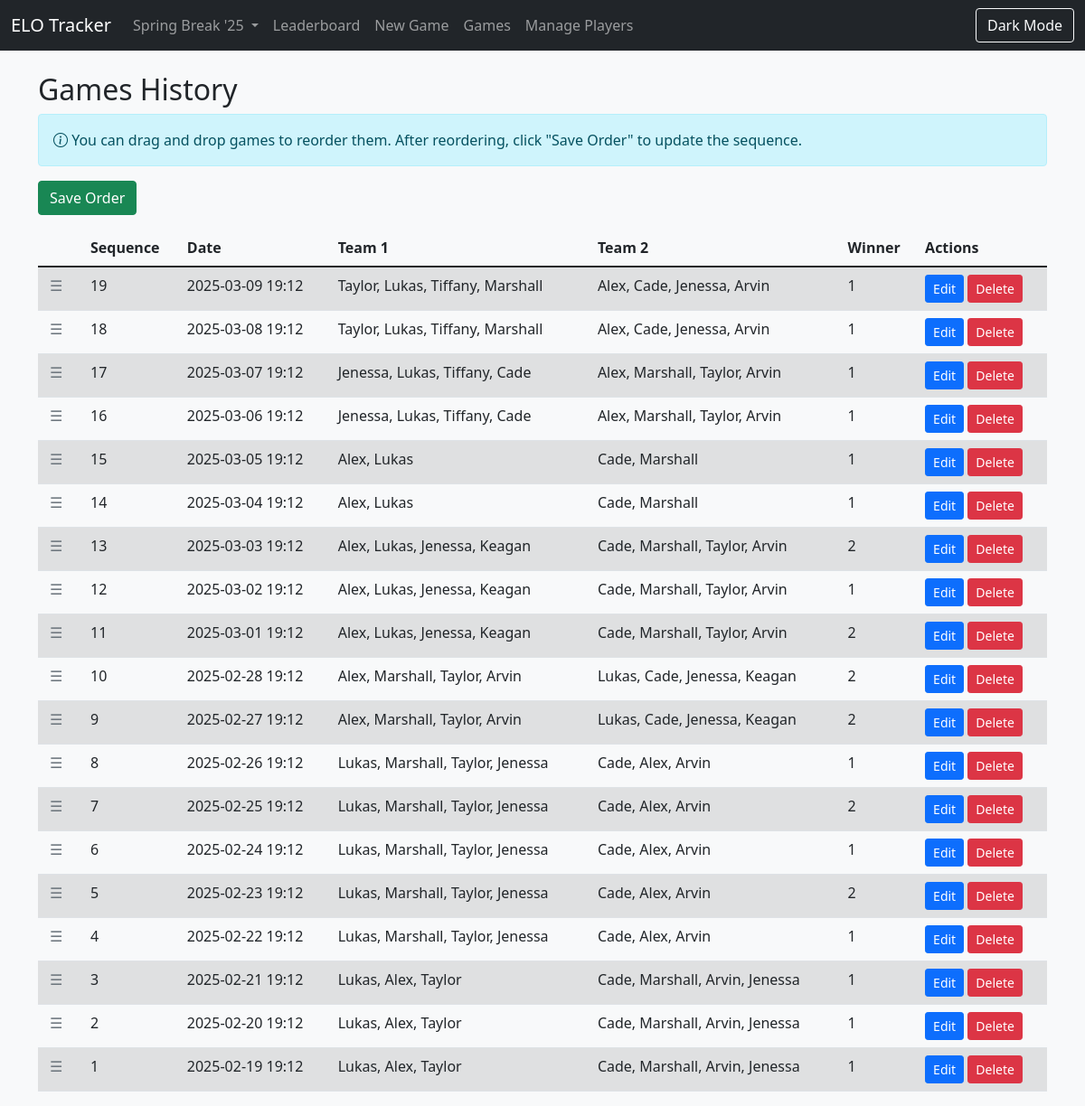
/games, run on the app's committed database.
### models.py (models this page shows)
class Series(db.Model):
    id = db.Column(db.Integer, primary_key=True)
    name = db.Column(db.String(80), nullable=False)
    description = db.Column(db.String(200))
    created_at = db.Column(db.DateTime, default=datetime.utcnow)
    players = db.relationship('Player', backref='series', lazy=True, cascade="all, delete-orphan")
    games = db.relationship('Game', backref='series', lazy=True, cascade="all, delete-orphan")

class Game(db.Model):
    id = db.Column(db.Integer, primary_key=True)
    date = db.Column(db.DateTime, default=datetime.utcnow)
    team1_players = db.Column(db.String(200))  # Store as comma-separated player IDs
    team2_players = db.Column(db.String(200))
    winner = db.Column(db.Integer)  # 1 or 2
    sequence = db.Column(db.Integer)  # To track game order for recalculation
    series_id = db.Column(db.Integer, db.ForeignKey('series.id'), nullable=False)

### app.py (the view)
@app.route('/games')
def games():
    series_id = session.get('current_series_id')
    current_series = Series.query.get(series_id)
    games_list = Game.query.filter_by(series_id=series_id).order_by(Game.sequence.desc()).all()
    players = Player.query.filter_by(series_id=series_id).all()
    players_dict = {str(p.id): p.name for p in players}
    formatted_games = []
    for game in games_list:
        team1_names = [players_dict.get(pid, "Unknown") for pid in game.team1_players.split(',')]
        team2_names = [players_dict.get(pid, "Unknown") for pid in game.team2_players.split(',')]
        formatted_games.append({
            'id': game.id,
            'date': game.date.strftime('%Y-%m-%d %H:%M') if game.date else "Unknown",
            'team1': ', '.join(team1_names),
            'team2': ', '.join(team2_names),
            'winner': game.winner,
            'sequence': game.sequence
        })
    all_series = Series.query.all()
    return render_template('games.html',
                          games=formatted_games,
                          current_series=current_series,
                          all_series=all_series)

### app.py (called while the page is built)
@app.before_request
def ensure_series_selected():
    if request.endpoint in ['static']:
        return
    if Series.query.count() == 0:
        default_series = Series(name="Default Series", description="Initial ranking series")
        db.session.add(default_series)
        db.session.commit()
    if 'current_series_id' not in session:
        default_series = Series.query.first()
        session['current_series_id'] = default_series.id

### templates/games.html (shortened to what this page needs)
{% extends "base.html" %}
{% block content %}
<h2>Games History</h2>
<div class="alert alert-info mb-3">
    <i class="bi bi-info-circle"></i> You can drag and drop games to reorder them. After reordering, click "Save Order" to update the sequence.
</div>
<div class="mb-3">
    <button id="save-order" class="btn btn-success">Save Order</button>
</div>
<table class="table table-striped" id="games-table">
    <thead>
        <tr>
            <th style="width: 50px"></th>
            <th>Sequence</th>
            <th>Date</th>
            <th>Team 1</th>
            <th>Team 2</th>
            <th>Winner</th>
            <th>Actions</th>
        </tr>
    </thead>
    <tbody id="sortable-games">
        {% for game in games %}
        <tr class="draggable" data-game-id="{{ game.id }}" data-sequence="{{ game.sequence }}">
            <td><span class="game-handle">&#9776;</span></td>
            <td class="sequence-number">{{ game.sequence }}</td>
            <td>{{ game.date }}</td>
            <td>{{ game.team1 }}</td>
            <td>{{ game.team2 }}</td>
            <td>{{ game.winner }}</td>
            <td>
                <a href="{{ url_for('edit_game', game_id=game.id) }}" class="btn btn-sm btn-primary">Edit</a>
                <form method="POST" action="{{ url_for('delete_game', game_id=game.id) }}" class="d-inline">
                    <button type="submit" class="btn btn-sm btn-danger" onclick="return confirm('Are you sure you want to delete this game? All ELOs will be recalculated.')">Delete</button>
                </form>
            </td>
        </tr>
        {% endfor %}
    </tbody>
</table>
{% endblock %}

### templates/base.html (shortened to what this page needs)
<!DOCTYPE html>
<html>
<head>
    <link href="https://cdn.jsdelivr.net/npm/bootstrap@5.1.3/dist/css/bootstrap.min.css" rel="stylesheet">
    <link rel="stylesheet" href="https://cdn.jsdelivr.net/npm/bootstrap-icons@1.8.0/font/bootstrap-icons.css">
    <link rel="stylesheet" href="https://code.jquery.com/ui/1.13.1/themes/base/jquery-ui.css">
</head>
<body class="light-mode">
    <nav class="navbar navbar-expand-lg navbar-dark bg-dark">
        <div class="container-fluid">
            <a class="navbar-brand" href="{{ url_for('index') }}">ELO Tracker</a>
            <div class="collapse navbar-collapse" id="navbarNav">
                <ul class="navbar-nav me-auto">
                    <li class="nav-item dropdown">
                        <a class="nav-link dropdown-toggle" href="#" id="seriesDropdown" role="button"
                           data-bs-toggle="dropdown" aria-expanded="false">
                            {% if current_series %}
                                {{ current_series.name }}
                            {% else %}
                                Select Series
                            {% endif %}
                        </a>
                    </li>
                    <li class="nav-item">
                        <a class="nav-link" href="{{ url_for('index') }}">Leaderboard</a>
                    </li>
                    <li class="nav-item">
                        <a class="nav-link" href="{{ url_for('new_game') }}">New Game</a>
                    </li>
                    <li class="nav-item">
                        <a class="nav-link" href="{{ url_for('games') }}">Games</a>
                    </li>
                    <li class="nav-item">
                        <a class="nav-link" href="{{ url_for('manage_players') }}">Manage Players</a>
                    </li>
                </ul>
                <div class="d-flex">
                    <button id="theme-toggle" class="btn btn-outline-light">
                        <span>Dark Mode</span>
                    </button>
                </div>
            </div>
        </div>
    </nav>
    <div class="container mt-4">
        {% block content %}{% endblock %}
    </div>
</body>
</html>

### templates/base.html (style rules this page uses)
.draggable { cursor: grab; }
.game-handle { cursor: grab; padding: 5px; margin-right: 5px; color: #6c757d; }
:root { --light-bg-color: #f8f9fa; --light-text-color: #212529; --light-card-bg: #ffffff; --light-border-color: #dee2e6; --light-table-hover: rgba(0, 0, 0, 0.075); --dark-bg-color: #222; --dark-text-color: #f8f9fa; --dark-card-bg: #333; --dark-border-color: #444; --dark-table-hover: rgba(255, 255, 255, 0.075); }
body.light-mode { background-color: var(--light-bg-color); color: var(--light-text-color); }
body.light-mode .table { color: var(--light-text-color); }
body.light-mode .table-striped tbody tr:nth-of-type(odd) { background-color: rgba(0, 0, 0, 0.05); }

### data on the page
Series: name "Spring Break '25"
Game: sequence "19", date "2025-03-09 19:12", team1 "Taylor, Lukas, Tiffany, Marshall", team2 "Alex, Cade, Jenessa, Arvin", winner "1"
Game: sequence "18", date "2025-03-08 19:12", team1 "Taylor, Lukas, Tiffany, Marshall", team2 "Alex, Cade, Jenessa, Arvin", winner "1"
Game: sequence "17", date "2025-03-07 19:12", team1 "Jenessa, Lukas, Tiffany, Cade", team2 "Alex, Marshall, Taylor, Arvin", winner "1"
Game: sequence "16", date "2025-03-06 19:12", team1 "Jenessa, Lukas, Tiffany, Cade", team2 "Alex, Marshall, Taylor, Arvin", winner "1"
Game: sequence "15", date "2025-03-05 19:12", team1 "Alex, Lukas", team2 "Cade, Marshall", winner "1"
Game: sequence "14", date "2025-03-04 19:12", team1 "Alex, Lukas", team2 "Cade, Marshall", winner "1"
Game: sequence "13", date "2025-03-03 19:12", team1 "Alex, Lukas, Jenessa, Keagan", team2 "Cade, Marshall, Taylor, Arvin", winner "2"
Game: sequence "12", date "2025-03-02 19:12", team1 "Alex, Lukas, Jenessa, Keagan", team2 "Cade, Marshall, Taylor, Arvin", winner "1"
Game: sequence "11", date "2025-03-01 19:12", team1 "Alex, Lukas, Jenessa, Keagan", team2 "Cade, Marshall, Taylor, Arvin", winner "2"
Game: sequence "10", date "2025-02-28 19:12", team1 "Alex, Marshall, Taylor, Arvin", team2 "Lukas, Cade, Jenessa, Keagan", winner "2"
Game: sequence "9", date "2025-02-27 19:12", team1 "Alex, Marshall, Taylor, Arvin", team2 "Lukas, Cade, Jenessa, Keagan", winner "2"
Game: sequence "8", date "2025-02-26 19:12", team1 "Lukas, Marshall, Taylor, Jenessa", team2 "Cade, Alex, Arvin", winner "1"
Game: sequence "7", date "2025-02-25 19:12", team1 "Lukas, Marshall, Taylor, Jenessa", team2 "Cade, Alex, Arvin", winner "2"
Game: sequence "6", date "2025-02-24 19:12", team1 "Lukas, Marshall, Taylor, Jenessa", team2 "Cade, Alex, Arvin", winner "1"
Game: sequence "5", date "2025-02-23 19:12", team1 "Lukas, Marshall, Taylor, Jenessa", team2 "Cade, Alex, Arvin", winner "2"
Game: sequence "4", date "2025-02-22 19:12", team1 "Lukas, Marshall, Taylor, Jenessa", team2 "Cade, Alex, Arvin", winner "1"
Game: sequence "3", date "2025-02-21 19:12", team1 "Lukas, Alex, Taylor", team2 "Cade, Marshall, Arvin, Jenessa", winner "1"
Game: sequence "2", date "2025-02-20 19:12", team1 "Lukas, Alex, Taylor", team2 "Cade, Marshall, Arvin, Jenessa", winner "1"
Game: sequence "1", date "2025-02-19 19:12", team1 "Lukas, Alex, Taylor", team2 "Cade, Marshall, Arvin, Jenessa", winner "1"
